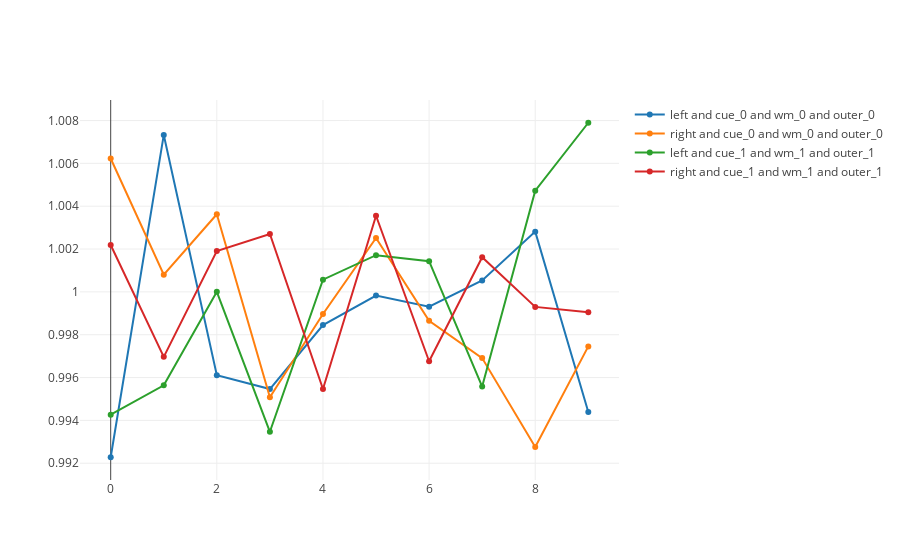
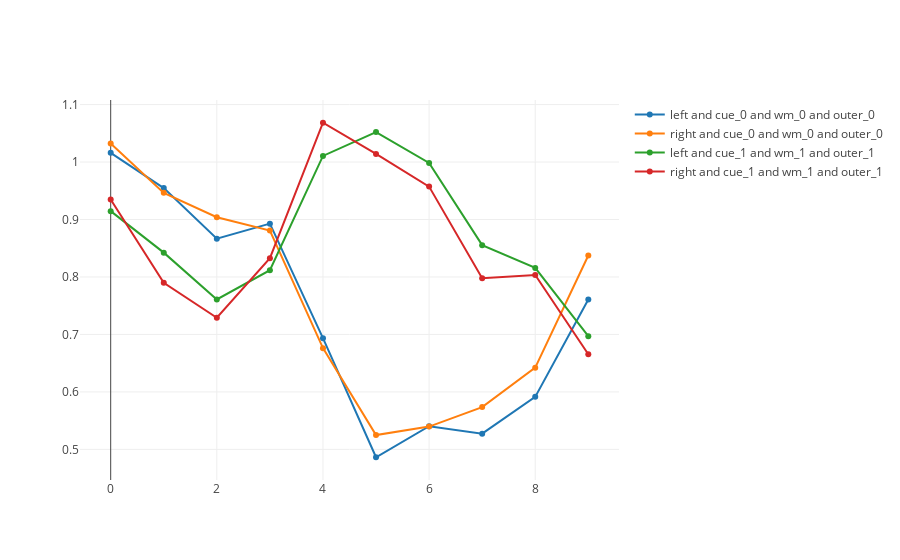
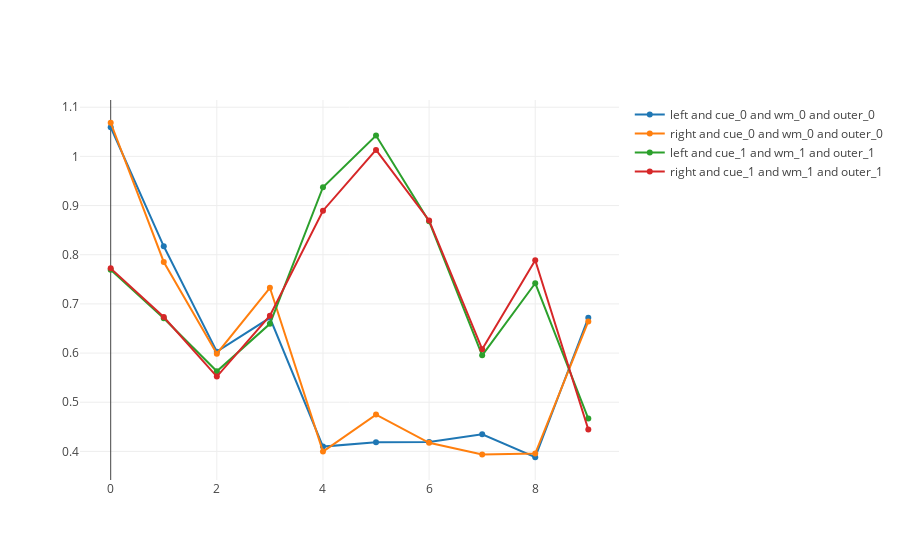
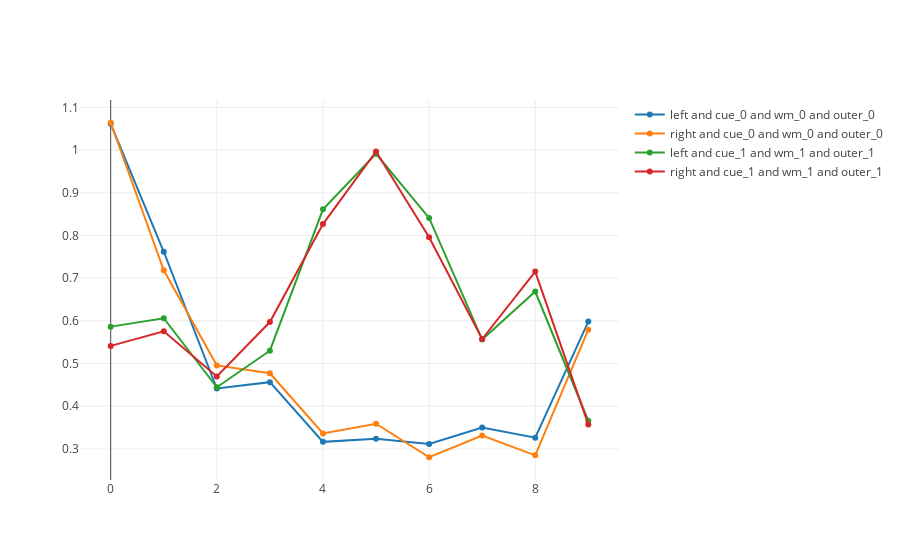

The cell these charts' notebook holds for them, in order:
### Code cell
TD(10,50000,.1,.9,.5)
#inputs: nstates,nepisodes,lrate,gamma,td_lambda

### Figure 1 — Plotly figure (JSON) as saved in the notebook; plotly's stock layout.template omitted (floating-point values rounded to 4 significant figures)
{"data": [{"name": "left and cue_0 and wm_0 and outer_0", "type": "scatter", "x": [0, 1, 2, 3, 4, 5, 6, 7, 8, 9], "y": [0.9923, 1.007, 0.9961, 0.9955, 0.9985, 0.9998, 0.9993, 1.001, 1.003, 0.9944]}, {"name": "right and cue_0 and wm_0 and outer_0", "type": "scatter", "x": [0, 1, 2, 3, 4, 5, 6, 7, 8, 9], "y": [1.006, 1.001, 1.004, 0.9951, 0.999, 1.003, 0.9987, 0.9969, 0.9928, 0.9975]}, {"name": "left and cue_1 and wm_1 and outer_1", "type": "scatter", "x": [0, 1, 2, 3, 4, 5, 6, 7, 8, 9], "y": [0.9943, 0.9956, 1.0, 0.9935, 1.001, 1.002, 1.001, 0.9956, 1.005, 1.008]}, {"name": "right and cue_1 and wm_1 and outer_1", "type": "scatter", "x": [0, 1, 2, 3, 4, 5, 6, 7, 8, 9], "y": [1.002, 0.997, 1.002, 1.003, 0.9955, 1.004, 0.9968, 1.002, 0.9993, 0.9991]}], "layout": {}}

### Figure 2 — Plotly figure (JSON) as saved in the notebook; plotly's stock layout.template omitted (floating-point values rounded to 4 significant figures)
{"data": [{"name": "left and cue_0 and wm_0 and outer_0", "type": "scatter", "x": [0, 1, 2, 3, 4, 5, 6, 7, 8, 9], "y": [1.016, 0.9546, 0.8666, 0.8928, 0.6935, 0.4863, 0.5404, 0.5274, 0.5914, 0.7609]}, {"name": "right and cue_0 and wm_0 and outer_0", "type": "scatter", "x": [0, 1, 2, 3, 4, 5, 6, 7, 8, 9], "y": [1.032, 0.9464, 0.9039, 0.8807, 0.6762, 0.525, 0.5397, 0.5736, 0.6423, 0.8373]}, {"name": "left and cue_1 and wm_1 and outer_1", "type": "scatter", "x": [0, 1, 2, 3, 4, 5, 6, 7, 8, 9], "y": [0.9146, 0.8424, 0.7609, 0.8118, 1.011, 1.052, 0.9985, 0.8554, 0.8158, 0.6971]}, {"name": "right and cue_1 and wm_1 and outer_1", "type": "scatter", "x": [0, 1, 2, 3, 4, 5, 6, 7, 8, 9], "y": [0.9348, 0.7899, 0.7291, 0.8327, 1.068, 1.014, 0.9572, 0.7979, 0.8036, 0.6655]}], "layout": {}}

### Figure 3 — Plotly figure (JSON) as saved in the notebook; plotly's stock layout.template omitted (floating-point values rounded to 4 significant figures)
{"data": [{"name": "left and cue_0 and wm_0 and outer_0", "type": "scatter", "x": [0, 1, 2, 3, 4, 5, 6, 7, 8, 9], "y": [1.059, 0.8171, 0.6028, 0.6717, 0.4098, 0.4185, 0.4193, 0.4349, 0.3881, 0.6718]}, {"name": "right and cue_0 and wm_0 and outer_0", "type": "scatter", "x": [0, 1, 2, 3, 4, 5, 6, 7, 8, 9], "y": [1.068, 0.7853, 0.5987, 0.7328, 0.3996, 0.4749, 0.4175, 0.3936, 0.3957, 0.6643]}, {"name": "left and cue_1 and wm_1 and outer_1", "type": "scatter", "x": [0, 1, 2, 3, 4, 5, 6, 7, 8, 9], "y": [0.7693, 0.6706, 0.5629, 0.6595, 0.9373, 1.042, 0.8679, 0.5953, 0.742, 0.4669]}, {"name": "right and cue_1 and wm_1 and outer_1", "type": "scatter", "x": [0, 1, 2, 3, 4, 5, 6, 7, 8, 9], "y": [0.7723, 0.6733, 0.5521, 0.6759, 0.8896, 1.013, 0.8697, 0.608, 0.7889, 0.4445]}], "layout": {}}

### Figure 4 — Plotly figure (JSON) as saved in the notebook; plotly's stock layout.template omitted (floating-point values rounded to 4 significant figures)
{"data": [{"name": "left and cue_0 and wm_0 and outer_0", "type": "scatter", "x": [0, 1, 2, 3, 4, 5, 6, 7, 8, 9], "y": [1.061, 0.7618, 0.4415, 0.4564, 0.3166, 0.324, 0.3115, 0.3501, 0.3264, 0.5982]}, {"name": "right and cue_0 and wm_0 and outer_0", "type": "scatter", "x": [0, 1, 2, 3, 4, 5, 6, 7, 8, 9], "y": [1.064, 0.7184, 0.4956, 0.4772, 0.3362, 0.3589, 0.2805, 0.3314, 0.285, 0.5792]}, {"name": "left and cue_1 and wm_1 and outer_1", "type": "scatter", "x": [0, 1, 2, 3, 4, 5, 6, 7, 8, 9], "y": [0.5864, 0.6061, 0.4444, 0.53, 0.8612, 0.9914, 0.841, 0.5562, 0.6686, 0.366]}, {"name": "right and cue_1 and wm_1 and outer_1", "type": "scatter", "x": [0, 1, 2, 3, 4, 5, 6, 7, 8, 9], "y": [0.5413, 0.5755, 0.4697, 0.5972, 0.8267, 0.9968, 0.7958, 0.5574, 0.7154, 0.3575]}], "layout": {}}
